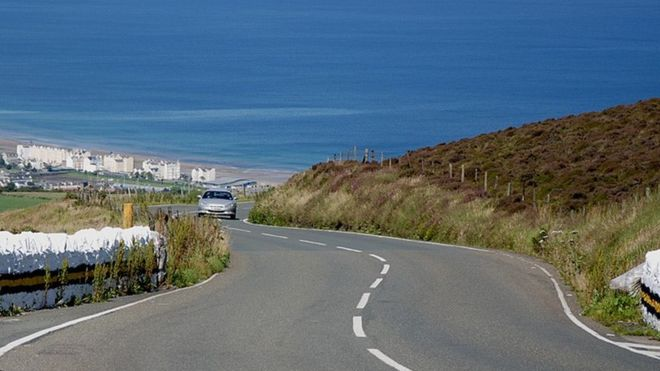
#> input picture Lane Detection/1.jpg, 660 x 371 px, given in place of test.mp4, which was not available
$ python Python.py
#> lines starting #> are read from the running program, lines starting #| are printed output that depends on the picture; after the words box and inside, x2 and y2 are one past the last pixel; in counts of white or black regions, pixels touching at a corner belong together; pictures that were not available may be replaced by others from this repository, and a replacement may not be noted
#> further down, frame is the input picture: shape (371, 660, 3); mean B, G, R 119, 107.8, 90.9
import cv2
import numpy as np


def make_coordinates(image, line_parameters):
    slope, intersept = line_parameters
    y1 = image.shape[0]
    y2 = int((y1 * (3 / 5)))
    x1 = int((y1 - intersept) / slope)
    x2 = int((y2 - intersept) / slope)
    return np.array([x1, y1, x2, y2])


def avg_slope(image, lines):
    left_fit = []
    right_fit = []
    for line in lines:
        x1, y1, x2, y2 = line.reshape(4)
        parameters = np.polyfit((x1, x2), (y1, y2), 1)
        slope = parameters[0]
        intersept = parameters[1]
# lines on left have -ve slope  and right have +ve slope bcause top left is 0,0
        if slope > 0:
            left_fit.append((slope, intersept))
        else:
            right_fit.append((slope, intersept))
    left_fit_avg = np.average(left_fit, axis=0)
    right_fit_avg = np.average(right_fit, axis=0)
    left_line = make_coordinates(image, left_fit_avg)
    right_line = make_coordinates(image, right_fit_avg)
    return np.array([right_line, left_line])


def canny(img):
    grey = cv2.cvtColor(img, cv2.COLOR_RGB2GRAY)
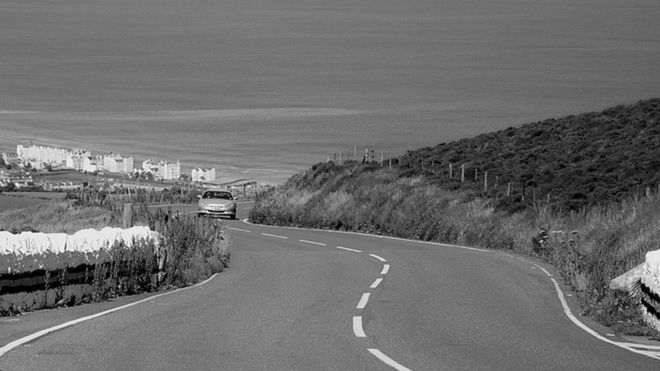
#> grey: shape (371, 660); min 0, max 254, mean 109.2
    blur = cv2.GaussianBlur(grey, (5, 5), 0)
    cn = cv2.Canny(blur, 50, 150)
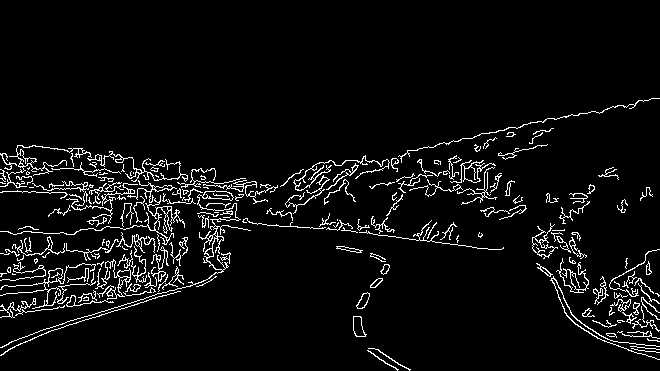
#> cn: shape (371, 660); 5.3% white in thin lines or dots, all inside (x1, y1, x2, y2) = (0, 98, 660, 371)
    return cn


def display_lines(img, lines):
    lineimage = np.zeros_like(img)
    if lines is not None:
        for line in lines:
            x1, y1, x2, y2 = line
            cv2.line(lineimage, (x1, y1), (x2, y2), (255, 0, 0), 10)
    return lineimage


def roi(img):  # region of interest
    h = img.shape[0]
#> h = 371
    pl = np.array([  # array of polygons ie 1 triangle
        [(200, h), (1100, h), (550, 250)]
    ])
#> pl = [[200, 371], [1100, 371], [550, 250]]
    mask = np.zeros_like(img)  # create array of 0s of Img
    cv2.fillPoly(mask, pl, 255)
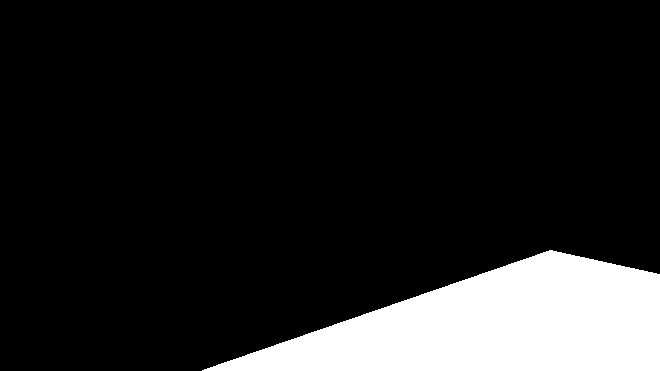
#> mask: shape (371, 660); 13.5% white; 1 white region, box (x1, y1, x2, y2) and area: (202, 250, 660, 371) 33158
    msk = cv2.bitwise_and(img, mask)
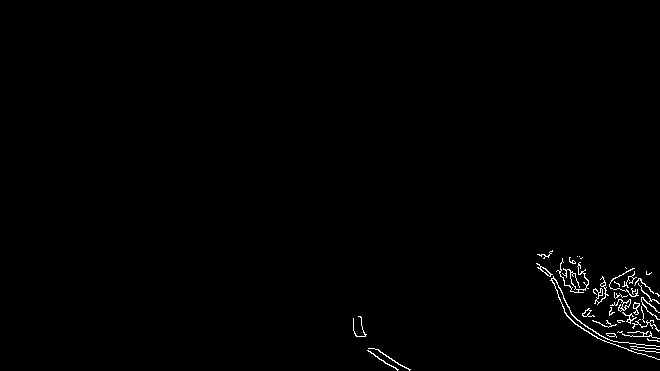
#> msk: shape (371, 660); 0.74% white in thin lines or dots, all inside (x1, y1, x2, y2) = (353, 250, 660, 371)
    return msk


# [17 lines of commented-out code are left out]

cap = cv2.VideoCapture("test.mp4")
while (cap.isOpened()):
    _, frame = cap.read()
    cn = canny(frame)
    cropped_image = roi(cn)
    lines = cv2.HoughLinesP(
        cropped_image,
        2,
        np.pi / 180,
        100,
        np.array([]),
        minLineLength=40,
        maxLineGap=5)
#> lines = None
#> (the run stopped early here; a loop or call above may not have finished)
